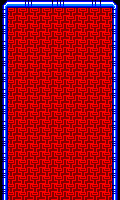

A level layout from a 2D game, rendered from its tile map. Below: a short description, then the map file with its tile-grid data intact:
An orthogonal 30x50 tile map with 4x4 px tiles, 1 tile layer (Tile Layer 1).

<map version="1.8" tiledversion="1.8.0" orientation="orthogonal" renderorder="right-down" width="30" height="50" tilewidth="4" tileheight="4" infinite="0" nextlayerid="2" nextobjectid="1">
 <tileset firstgid="1" source="tileset.tsx" />
 <layer id="1" name="Tile Layer 1" width="30" height="50">
  <data encoding="csv">
41,42,83,83,83,83,81,82,83,83,83,83,83,84,81,82,83,83,83,83,83,83,83,82,83,84,83,83,44,45,
61,62,103,103,103,103,101,102,103,103,103,103,103,104,101,102,103,103,103,103,103,103,103,102,103,104,103,103,64,65,
48,49,53,54,55,53,54,55,53,54,55,53,54,55,53,54,55,53,54,55,53,54,55,53,54,55,53,54,46,47,
68,69,73,74,75,73,74,75,73,74,75,73,74,75,73,74,75,73,74,75,73,74,75,73,74,75,73,74,66,67,
88,89,53,54,55,53,54,55,53,54,55,53,54,55,53,54,55,53,54,55,53,54,55,53,54,55,53,54,86,87,
108,109,73,74,75,73,74,75,73,74,75,73,74,75,73,74,75,73,74,75,73,74,75,73,74,75,73,74,106,107,
48,49,53,54,55,53,54,55,53,54,55,53,54,55,53,54,55,53,54,55,53,54,55,53,54,55,53,54,46,47,
68,69,73,74,75,73,74,75,73,74,75,73,74,75,73,74,75,73,74,75,73,74,75,73,74,75,73,74,66,67,
88,89,53,54,55,53,54,55,53,54,55,53,54,55,53,54,55,53,54,55,53,54,55,53,54,55,53,54,86,87,
108,109,73,74,75,73,74,75,73,74,75,73,74,75,73,74,75,73,74,75,73,74,75,73,74,75,73,74,106,107,
48,49,53,54,55,53,54,55,53,54,55,53,54,55,53,54,55,53,54,55,53,54,55,53,54,55,53,54,46,47,
68,69,73,74,75,73,74,75,73,74,75,73,74,75,73,74,75,73,74,75,73,74,75,73,74,75,73,74,66,67,
88,89,53,54,55,53,54,55,53,54,55,53,54,55,53,54,55,53,54,55,53,54,55,53,54,55,53,54,86,87,
108,109,73,74,75,73,74,75,73,74,75,73,74,75,73,74,75,73,74,75,73,74,75,73,74,75,73,74,106,107,
48,49,53,54,55,53,54,55,53,54,55,53,54,55,53,54,55,53,54,55,53,54,55,53,54,55,53,54,46,47,
68,69,73,74,75,73,74,75,73,74,75,73,74,75,73,74,75,73,74,75,73,74,75,73,74,75,73,74,66,67,
88,89,53,54,55,53,54,55,53,54,55,53,54,55,53,54,55,53,54,55,53,54,55,53,54,55,53,54,86,87,
108,109,73,74,75,73,74,75,73,74,75,73,74,75,73,74,75,73,74,75,73,74,75,73,74,75,73,74,106,107,
48,49,53,54,55,53,54,55,53,54,55,53,54,55,53,54,55,53,54,55,53,54,55,53,54,55,53,54,46,47,
68,69,73,74,75,73,74,75,73,74,75,73,74,75,73,74,75,73,74,75,73,74,75,73,74,75,73,74,66,67,
88,89,53,54,55,53,54,55,53,54,55,53,54,55,53,54,55,53,54,55,53,54,55,53,54,55,53,54,86,87,
108,109,73,74,75,73,74,75,73,74,75,73,74,75,73,74,75,73,74,75,73,74,75,73,74,75,73,74,106,107,
48,49,53,54,55,53,54,55,53,54,55,53,54,55,53,54,55,53,54,55,53,54,55,53,54,55,53,54,46,47,
68,69,73,74,75,73,74,75,73,74,75,73,74,75,73,74,75,73,74,75,73,74,75,73,74,75,73,74,66,67,
88,89,53,54,55,53,54,55,53,54,55,53,54,55,53,54,55,53,54,55,53,54,55,53,54,55,53,54,86,87,
108,109,73,74,75,73,74,75,73,74,75,73,74,75,73,74,75,73,74,75,73,74,75,73,74,75,73,74,106,107,
48,49,53,54,55,53,54,55,53,54,55,53,54,55,53,54,55,53,54,55,53,54,55,53,54,55,53,54,46,47,
68,69,73,74,75,73,74,75,73,74,75,73,74,75,73,74,75,73,74,75,73,74,75,73,74,75,73,74,66,67,
88,89,53,54,55,53,54,55,53,54,55,53,54,55,53,54,55,53,54,55,53,54,55,53,54,55,53,54,86,87,
108,109,73,74,75,73,74,75,73,74,75,73,74,75,73,74,75,73,74,75,73,74,75,73,74,75,73,74,106,107,
48,49,53,54,55,53,54,55,53,54,55,53,54,55,53,54,55,53,54,55,53,54,55,53,54,55,53,54,46,47,
68,69,73,74,75,73,74,75,73,74,75,73,74,75,73,74,75,73,74,75,73,74,75,73,74,75,73,74,66,67,
88,89,53,54,55,53,54,55,53,54,55,53,54,55,53,54,55,53,54,55,53,54,55,53,54,55,53,54,86,87,
108,109,73,74,75,73,74,75,73,74,75,73,74,75,73,74,75,73,74,75,73,74,75,73,74,75,73,74,106,107,
48,49,53,54,55,53,54,55,53,54,55,53,54,55,53,54,55,53,54,55,53,54,55,53,54,55,53,54,46,47,
68,69,73,74,75,73,74,75,73,74,75,73,74,75,73,74,75,73,74,75,73,74,75,73,74,75,73,74,66,67,
88,89,53,54,55,53,54,55,53,54,55,53,54,55,53,54,55,53,54,55,53,54,55,53,54,55,53,54,86,87,
108,109,73,74,75,73,74,75,73,74,75,73,74,75,73,74,75,73,74,75,73,74,75,73,74,75,73,74,106,107,
48,49,53,54,55,53,54,55,53,54,55,53,54,55,53,54,55,53,54,55,53,54,55,53,54,55,53,54,46,47,
68,69,73,74,75,73,74,75,73,74,75,73,74,75,73,74,75,73,74,75,73,74,75,73,74,75,73,74,66,67,
88,89,53,54,55,53,54,55,53,54,55,53,54,55,53,54,55,53,54,55,53,54,55,53,54,55,53,54,86,87,
108,109,73,74,75,73,74,75,73,74,75,73,74,75,73,74,75,73,74,75,73,74,75,73,74,75,73,74,106,107,
48,49,53,54,55,53,54,55,53,54,55,53,54,55,53,54,55,53,54,55,53,54,55,53,54,55,53,54,46,47,
68,69,73,74,75,73,74,75,73,74,75,73,74,75,73,74,75,73,74,75,73,74,75,73,74,75,73,74,66,67,
88,89,53,54,55,53,54,55,53,54,55,53,54,55,53,54,55,53,54,55,53,54,55,53,54,55,53,54,86,87,
108,109,73,74,75,73,74,75,73,74,75,73,74,75,73,74,75,73,74,75,73,74,75,73,74,75,73,74,106,107,
48,49,53,54,55,53,54,55,53,54,55,53,54,55,53,54,55,53,54,55,53,54,55,53,54,55,53,54,46,47,
68,69,73,74,75,73,74,75,73,74,75,73,74,75,73,74,75,73,74,75,73,74,75,73,74,75,73,74,66,67,
88,89,53,54,55,53,54,55,53,54,55,53,54,55,53,54,55,53,54,55,53,54,55,53,54,55,53,54,86,87,
108,109,73,74,75,73,74,75,73,74,75,73,74,75,73,74,75,73,74,75,73,74,75,73,74,75,73,74,106,107
</data>
 </layer>
</map>
